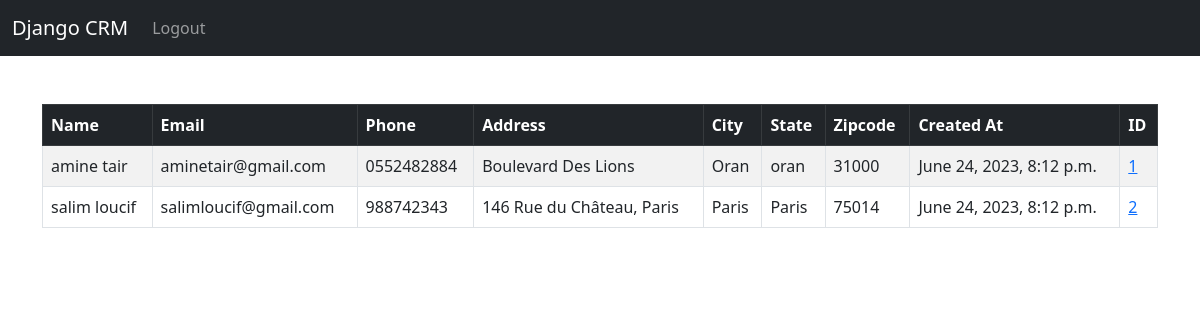
The app's page / (signed in) with its own data.
### website/models.py (models this page shows, shortened)
class Record(models.Model):
    created_at = models.DateTimeField(auto_now_add=True)
    first_name = models.CharField(max_length=50)
    last_name = models.CharField(max_length=50)
    phone = models.CharField(max_length=15)
    email = models.CharField(max_length=100)
    address = models.CharField(max_length=200)
    city = models.CharField(max_length=50)
    state = models.CharField(max_length=50)
    zipcode = models.CharField(max_length=50)

### website/views.py (the view)
# urls.py: path('', views.home, name="home"),
def home(request):
    records = Record.objects.all()
    if request.method == 'POST':
        username = request.POST['username']
        password = request.POST['password']
        user = authenticate(request, username=username, password=password)
        if user is not None:
            login(request, user)
            messages.success(request, "You Have Been Logged In!")
            return redirect('home')
        else:
            messages.success(
                request, "There Was An Error Logging In, Please Try Again...")
            return redirect('home')
    else:
        return render(request, 'home.html', {'records': records})

### website/templates/home.html (shortened to what this page needs)
{% extends 'base.html' %} {% block content %} {% if user.is_authenticated %}
<table class="table table-striped table-hover table-bordered">
  <thead class="table-dark">
    <tr>
      <th scope="col">Name</th>
      <th scope="col">Email</th>
      <th scope="col">Phone</th>
      <th scope="col">Address</th>
      <th scope="col">City</th>
      <th scope="col">State</th>
      <th scope="col">Zipcode</th>
      <th scope="col">Created At</th>
      <th scope="col">ID</th>
    </tr>
  </thead>
  <tbody>
    {% if records %} {% for record in records %}
    <tr>
      <td>{{ record.first_name }} {{ record.last_name }}</td>
      <td>{{ record.email }}</td>
      <td>{{ record.phone }}</td>
      <td>{{ record.address }}</td>
      <td>{{ record.city }}</td>
      <td>{{ record.state }}</td>
      <td>{{ record.zipcode }}</td>
      <td>{{ record.created_at }}</td>
      <td><a href="{% url 'record' record.id %}">{{ record.id }}</a></td>
    </tr>
    {% endfor %} {% endif %}
  </tbody>
</table>
  {% endif %} {% endblock %}

### website/templates/base.html (shortened to what this page needs)
<!DOCTYPE html>
<html lang="en">
  <head>
    <link
      href="https://cdn.jsdelivr.net/npm/bootstrap@5.3.0/dist/css/bootstrap.min.css"
      rel="stylesheet"
    />
  </head>
  <body>
    {% include 'navbar.html' %}
    <div class="container">
      <br />
      <br />
      {% block content %} {% endblock content %}
    </div>
  </body>
</html>

### website/templates/navbar.html (shortened to what this page needs)
<nav class="navbar navbar-expand-lg navbar-dark bg-dark">
  <div class="container-fluid">
    <a class="navbar-brand" href="{% url 'home' %}">Django CRM</a>
    <div class="collapse navbar-collapse" id="navbarSupportedContent">
      <ul class="navbar-nav me-auto mb-2 mb-lg-0">
        {% if user.is_authenticated %}
        <li class="nav-item">
          <a class="nav-link" href="{% url 'logout' %}">Logout</a>
        </li>
        {% endif %}
      </ul>
    </div>
  </div>
</nav>

### records on screen
Record: first_name "amine", last_name "tair", email "aminetair@gmail.com", phone "0552482884", address "Boulevard Des Lions", city "Oran", state "oran", zipcode "31000", created_at "June 24, 2023, 8:12 p.m.", id "1"
Record: first_name "salim", last_name "loucif", email "salimloucif@gmail.com", phone "988742343", address "146 Rue du Château, Paris", city "Paris", state "Paris", zipcode "75014", created_at "June 24, 2023, 8:12 p.m.", id "2"
